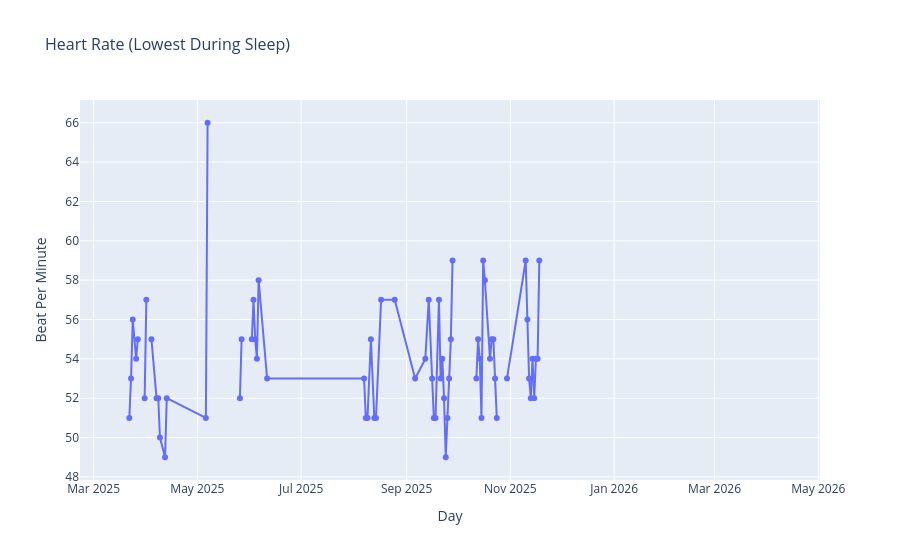
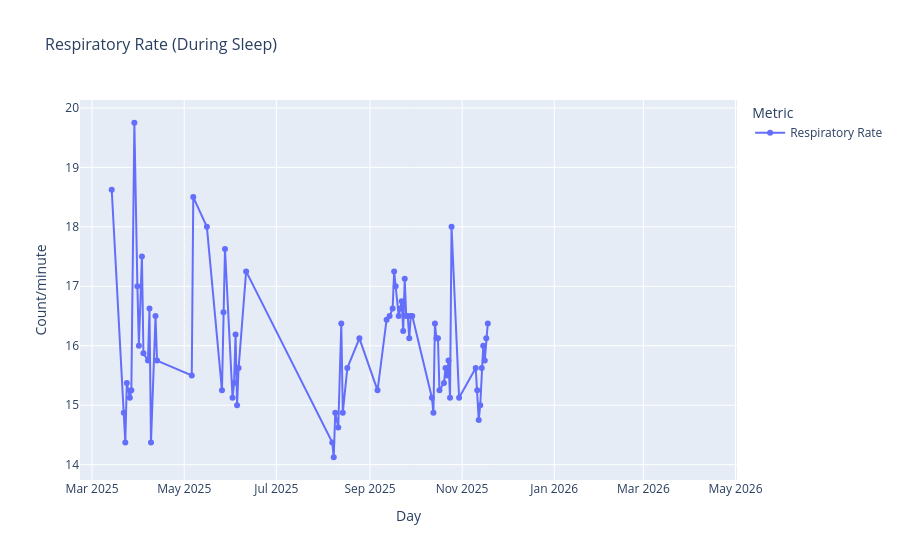
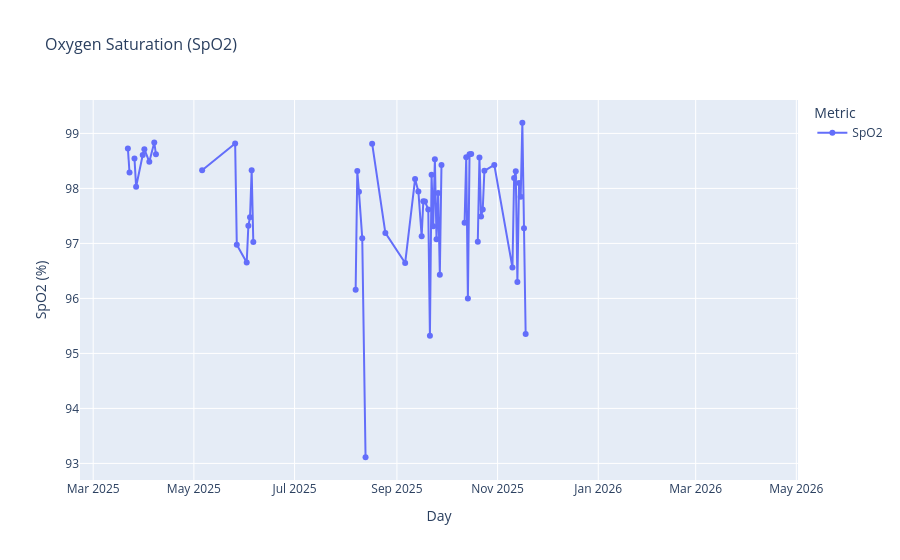
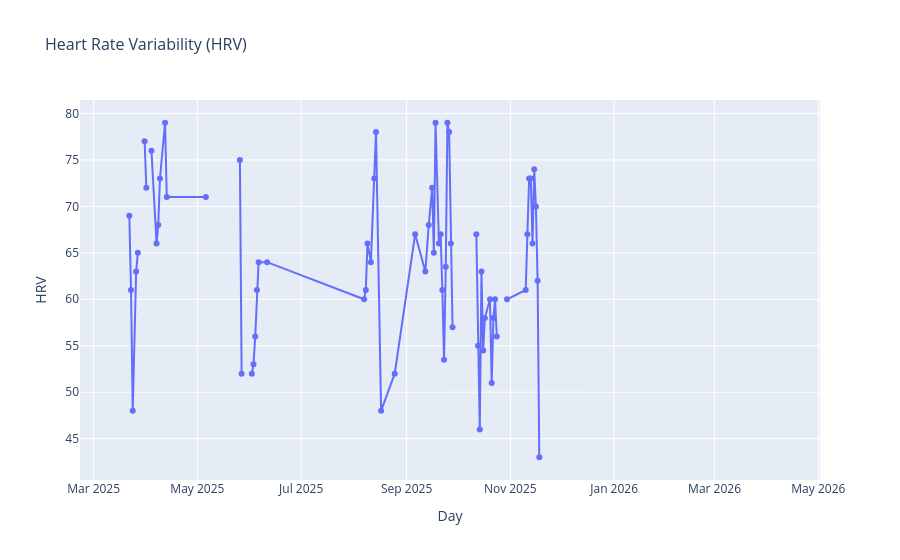

Notebook code for these charts, in order:
### Markdown cell above
## Oura Ring Data Visualization

The following plots show key biometric measurements from the Oura Ring over the selected date range. These are ordered by clinical importance:

1. **Heart Rate** - Resting heart rate during sleep
2. **Respiratory Rate** - Breathing rate during sleep
3. **Oxygen Saturation (SpO2)** - Blood oxygen levels during sleep
4. **Heart Rate Variability (HRV)** - Measure of autonomic nervous system health
5. **Sleep Stages** - Breakdown of Deep, REM, and Light sleep (stacked bar chart)
6. **Total Sleep Duration** - Total time asleep each day (line chart)
7. **Activity (Steps)** - Daily step count
8. **Temperature Deviation** - Changes from personal baseline

### Code cell
# Calculate the adjusted end date for visualization (end_date - 1 day)
viz_end_date = str(pd.to_datetime(end_date) + pd.DateOffset(days=-1))

print(f"Visualizing Oura Ring data from {start_date} to {viz_end_date}\n")

# =============================================================================
# 1. HEART RATE (Most Important)
# =============================================================================
print("1. Heart Rate - Lowest heart rate during sleep")
lowest_hr_fig = vis.visualize_daily_lowest_hr(
    merged_oura_data, 
    start_date=start_date, 
    end_date=viz_end_date
)
lowest_hr_fig.update_layout(
    title="Heart Rate (Lowest During Sleep)",
    title_font_size=16
)
lowest_hr_fig.show()

# =============================================================================
# 2. RESPIRATORY RATE
# =============================================================================
print("\n2. Respiratory Rate - Average breathing rate during sleep")
resp_fig = vis.visualize_respiratory(
    merged_oura_data, 
    start_date=start_date, 
    end_date=viz_end_date
)
resp_fig.update_layout(
    title="Respiratory Rate (During Sleep)",
    title_font_size=16
)
resp_fig.show()

# =============================================================================
# 3. OXYGEN SATURATION (SpO2) - NEW
# =============================================================================
print("\n3. Oxygen Saturation (SpO2) - Average blood oxygen during sleep")
if not daily_spo2.empty and 'average_spo2' in daily_spo2.columns:
    spo2_fig = vis.visualize_spo2(
        daily_spo2, 
        start_date=start_date, 
        end_date=viz_end_date
    )
    spo2_fig.update_layout(
        title="Oxygen Saturation (SpO2)",
        title_font_size=16
    )
    spo2_fig.show()
else:
    print("   SpO2 data not available for this patient/date range")

# =============================================================================
# 4. HEART RATE VARIABILITY (HRV)
# =============================================================================
print("\n4. Heart Rate Variability (HRV) - Indicator of autonomic nervous system health")
hrv_fig = vis.visualize_daily_hrv(
    merged_oura_data, 
    start_date=start_date, 
    end_date=viz_end_date
)
hrv_fig.update_layout(
    title="Heart Rate Variability (HRV)",
    title_font_size=16
)
hrv_fig.show()

# =============================================================================
# 5. SLEEP STAGES (STACKED BAR CHART)
# =============================================================================
print("\n5. Sleep Stages - Deep, REM, and Light sleep breakdown")
# Check if we have the required sleep stage columns
sleep_stage_cols = ['deep_sleep_duration', 'rem_sleep_duration', 'light_sleep_duration']
has_sleep_stages = all(col in merged_oura_data.columns for col in sleep_stage_cols)

if has_sleep_stages:
    sleep_stages_fig = vis.visualize_sleep_stages_stacked(
        merged_oura_data, 
        start_date=start_date, 
        end_date=viz_end_date
    )
    sleep_stages_fig.update_layout(
        title="Sleep Stages (Deep / REM / Light)",
        title_font_size=16
    )
    sleep_stages_fig.show()
else:
    print("   Sleep stage data not available for this patient/date range")

# =============================================================================
# 6. TOTAL SLEEP DURATION (LINE CHART)
# =============================================================================
print("\n6. Total Sleep Duration - Total time asleep each day")
total_sleep_fig = vis.visualize_daily_sleep_time(
    merged_oura_data, 
    start_date=start_date, 
    end_date=viz_end_date
)
total_sleep_fig.update_layout(
    title="Total Sleep Duration",
    title_font_size=16
)
total_sleep_fig.show()

# =============================================================================
# 7. ACTIVITY (STEPS)
# =============================================================================
print("\n7. Daily Steps - Physical activity measure")
steps_fig = vis.visualize_daily_steps(
    merged_oura_data, 
    start_date=start_date, 
    end_date=viz_end_date
)
steps_fig.update_layout(
    title="Daily Step Count",
    title_font_size=16
)
steps_fig.show()

# =============================================================================
# 8. TEMPERATURE DEVIATION (Additional)
# =============================================================================
print("\n8. Temperature Deviation - Changes from personal baseline")
temp_fig = vis.visualize_temperature(
    merged_oura_data, 
    start_date=start_date, 
    end_date=viz_end_date
)
temp_fig.update_layout(
    title="Body Temperature Deviation from Baseline",
    title_font_size=16
)
temp_fig.show()

print("\n" + "="*60)
print("All Oura Ring visualizations complete!")
print("="*60)

### Figure 1 — Plotly figure (JSON) as saved in the notebook; plotly's stock layout.template omitted (floating-point values rounded to 4 significant figures)
{"data": [{"mode": "lines+markers", "name": "Daily Lowest Heart Rate", "type": "scatter", "x": ["2025-03-14", "2025-03-22", "2025-03-23", "2025-03-24", "2025-03-26", "2025-03-27", "2025-03-29", "2025-03-31", "2025-04-01", "2025-04-03", "2025-04-04", "2025-04-07", "2025-04-08", "2025-04-09", "2025-04-12", "2025-04-13", "2025-05-06", "2025-05-07", "2025-05-16", "2025-05-26", "2025-05-27", "2025-05-28", "2025-06-02", "2025-06-03", "2025-06-04", "2025-06-05", "2025-06-06", "2025-06-11", "2025-08-07", "2025-08-08", "2025-08-09", "2025-08-11", "2025-08-13", "2025-08-14", "2025-08-17", "2025-08-25", "2025-09-06", "2025-09-12", "2025-09-14", "2025-09-16", "2025-09-17", "2025-09-18", "2025-09-20", "2025-09-21", "2025-09-22", "2025-09-23", "2025-09-24", "2025-09-25", "2025-09-26", "2025-09-27", "2025-09-28", "2025-09-29", "2025-10-12", "2025-10-13", "2025-10-14", "2025-10-15", "2025-10-16", "2025-10-17", "2025-10-20", "2025-10-21", "2025-10-22", "2025-10-23", "2025-10-24", "2025-10-25", "2025-10-30", "2025-11-10", "2025-11-11", "2025-11-12", "2025-11-13", "2025-11-14", "2025-11-15", "2025-11-16", "2025-11-17", "2025-11-18"], "y": [null, 51, 53, 56, 54, 55, null, 52, 57, null, 55, 52, 52, 50, 49, 52, 51, 66, null, 52, 55, null, 55, 57, 55, 54, 58, 53, 53, 51, 51, 55, 51, 51, 57, 57, 53, 54, 57, 53, 51, 51, 57, 53, 54, 52, 49, 51, 53, 55, 59, null, 53, 55, 54, 51, 59, 58, 54, 55, 55, 53, 51, null, 53, 59, 56, 53, 52, 54, 52, 54, 54, 59]}], "layout": {"title": {"font": {"size": 16}, "text": "Heart Rate (Lowest During Sleep)"}, "xaxis": {"range": ["2025-02-21", "2026-05-02"], "title": {"text": "Day"}}, "yaxis": {"title": {"text": "Beat Per Minute"}}}}

### Figure 2 — Plotly figure (JSON) as saved in the notebook; plotly's stock layout.template omitted (floating-point values rounded to 4 significant figures)
{"data": [{"mode": "lines+markers", "name": "Respiratory Rate", "type": "scatter", "x": ["2025-03-14", "2025-03-22", "2025-03-23", "2025-03-24", "2025-03-26", "2025-03-27", "2025-03-29", "2025-03-31", "2025-04-01", "2025-04-03", "2025-04-04", "2025-04-07", "2025-04-08", "2025-04-09", "2025-04-12", "2025-04-13", "2025-05-06", "2025-05-07", "2025-05-16", "2025-05-26", "2025-05-27", "2025-05-28", "2025-06-02", "2025-06-03", "2025-06-04", "2025-06-05", "2025-06-06", "2025-06-11", "2025-08-07", "2025-08-08", "2025-08-09", "2025-08-11", "2025-08-13", "2025-08-14", "2025-08-17", "2025-08-25", "2025-09-06", "2025-09-12", "2025-09-14", "2025-09-16", "2025-09-17", "2025-09-18", "2025-09-20", "2025-09-21", "2025-09-22", "2025-09-23", "2025-09-24", "2025-09-25", "2025-09-26", "2025-09-27", "2025-09-28", "2025-09-29", "2025-10-12", "2025-10-13", "2025-10-14", "2025-10-15", "2025-10-16", "2025-10-17", "2025-10-20", "2025-10-21", "2025-10-22", "2025-10-23", "2025-10-24", "2025-10-25", "2025-10-30", "2025-11-10", "2025-11-11", "2025-11-12", "2025-11-13", "2025-11-14", "2025-11-15", "2025-11-16", "2025-11-17", "2025-11-18"], "y": [18.62, 14.88, 14.38, 15.38, 15.12, 15.25, 19.75, 17, 16, 17.5, 15.88, 15.75, 16.62, 14.38, 16.5, 15.75, 15.5, 18.5, 18, 15.25, 16.56, 17.62, 15.12, 15.38, 16.19, 15, 15.62, 17.25, 14.38, 14.12, 14.88, 14.62, 16.38, 14.88, 15.62, 16.12, 15.25, 16.44, 16.5, 16.62, 17.25, 17, 16.5, 16.62, 16.75, 16.25, 17.12, 16.5, 16.5, 16.12, 16.5, 16.5, 15.12, 14.88, 16.38, 16.12, 16.12, 15.25, 15.38, 15.62, 15.5, 15.75, 15.12, 18, 15.12, 15.62, 15.25, 14.75, 15, 15.62, 16, 15.75, 16.12, 16.38]}], "layout": {"legend": {"title": {"text": "Metric"}}, "showlegend": true, "title": {"font": {"size": 16}, "text": "Respiratory Rate (During Sleep)"}, "xaxis": {"range": ["2025-02-21", "2026-05-02"], "title": {"text": "Day"}}, "yaxis": {"title": {"text": "Count/minute"}}}}

### Figure 3 — Plotly figure (JSON) as saved in the notebook; plotly's stock layout.template omitted (floating-point values rounded to 4 significant figures)
{"data": [{"mode": "lines+markers", "name": "SpO2", "type": "scatter", "x": ["2025-03-22", "2025-03-23", "2025-03-24", "2025-03-26", "2025-03-27", "2025-03-31", "2025-04-01", "2025-04-04", "2025-04-07", "2025-04-08", "2025-04-12", "2025-04-13", "2025-05-06", "2025-05-26", "2025-05-27", "2025-06-02", "2025-06-03", "2025-06-04", "2025-06-05", "2025-06-06", "2025-06-11", "2025-08-07", "2025-08-08", "2025-08-09", "2025-08-11", "2025-08-13", "2025-08-14", "2025-08-17", "2025-08-25", "2025-09-06", "2025-09-12", "2025-09-14", "2025-09-16", "2025-09-17", "2025-09-18", "2025-09-20", "2025-09-21", "2025-09-22", "2025-09-23", "2025-09-24", "2025-09-25", "2025-09-26", "2025-09-27", "2025-09-28", "2025-09-29", "2025-10-12", "2025-10-13", "2025-10-14", "2025-10-15", "2025-10-16", "2025-10-17", "2025-10-20", "2025-10-21", "2025-10-22", "2025-10-23", "2025-10-24", "2025-10-30", "2025-11-10", "2025-11-11", "2025-11-12", "2025-11-13", "2025-11-14", "2025-11-15", "2025-11-16", "2025-11-17", "2025-11-18"], "y": [98.73, 98.29, null, 98.55, 98.03, 98.61, 98.71, 98.48, 98.83, 98.62, null, null, 98.33, 98.81, 96.98, 96.66, 97.32, 97.48, 98.33, 97.02, null, 96.16, 98.31, 97.94, 97.1, 93.11, null, 98.81, 97.19, 96.64, 98.17, 97.94, 97.13, 97.77, 97.76, 97.62, 95.32, 98.25, 97.31, 98.53, 97.08, 97.92, 96.43, 98.43, null, 97.38, 98.56, 96.0, 98.62, 98.62, null, 97.03, 98.56, 97.49, 97.62, 98.32, 98.43, 96.56, 98.19, 98.31, 96.3, 98.1, 97.85, 99.19, 97.28, 95.35]}], "layout": {"legend": {"title": {"text": "Metric"}}, "showlegend": true, "title": {"font": {"size": 16}, "text": "Oxygen Saturation (SpO2)"}, "xaxis": {"range": ["2025-02-21", "2026-05-02"], "title": {"text": "Day"}}, "yaxis": {"title": {"text": "SpO2 (%)"}}}}

### Figure 4 — Plotly figure (JSON) as saved in the notebook; plotly's stock layout.template omitted (floating-point values rounded to 4 significant figures)
{"data": [{"mode": "lines+markers", "name": "Average HRV During Sleep", "type": "scatter", "x": ["2025-03-14", "2025-03-22", "2025-03-23", "2025-03-24", "2025-03-26", "2025-03-27", "2025-03-29", "2025-03-31", "2025-04-01", "2025-04-03", "2025-04-04", "2025-04-07", "2025-04-08", "2025-04-09", "2025-04-12", "2025-04-13", "2025-05-06", "2025-05-07", "2025-05-16", "2025-05-26", "2025-05-27", "2025-05-28", "2025-06-02", "2025-06-03", "2025-06-04", "2025-06-05", "2025-06-06", "2025-06-11", "2025-08-07", "2025-08-08", "2025-08-09", "2025-08-11", "2025-08-13", "2025-08-14", "2025-08-17", "2025-08-25", "2025-09-06", "2025-09-12", "2025-09-14", "2025-09-16", "2025-09-17", "2025-09-18", "2025-09-20", "2025-09-21", "2025-09-22", "2025-09-23", "2025-09-24", "2025-09-25", "2025-09-26", "2025-09-27", "2025-09-28", "2025-09-29", "2025-10-12", "2025-10-13", "2025-10-14", "2025-10-15", "2025-10-16", "2025-10-17", "2025-10-20", "2025-10-21", "2025-10-22", "2025-10-23", "2025-10-24", "2025-10-25", "2025-10-30", "2025-11-10", "2025-11-11", "2025-11-12", "2025-11-13", "2025-11-14", "2025-11-15", "2025-11-16", "2025-11-17", "2025-11-18"], "y": [null, 69, 61, 48, 63, 65, null, 77, 72, null, 76, 66, 68, 73, 79, 71, 71, null, null, 75, 52, null, 52, 53, 56, 61, 64, 64, 60, 61, 66, 64, 73, 78, 48, 52, 67, 63, 68, 72, 65, 79, 66, 67, 61, 53.5, 63.5, 79, 78, 66, 57, null, 67, 55, 46, 63, 54.5, 58, 60, 51, 58, 60, 56, null, 60, 61, 67, 73, 73, 66, 74, 70, 62, 43]}], "layout": {"barmode": "group", "legend": {"title": {"text": "Metric"}}, "title": {"font": {"size": 16}, "text": "Heart Rate Variability (HRV)"}, "xaxis": {"range": ["2025-02-21", "2026-05-02"], "title": {"text": "Day"}}, "yaxis": {"title": {"text": "HRV"}}}}
